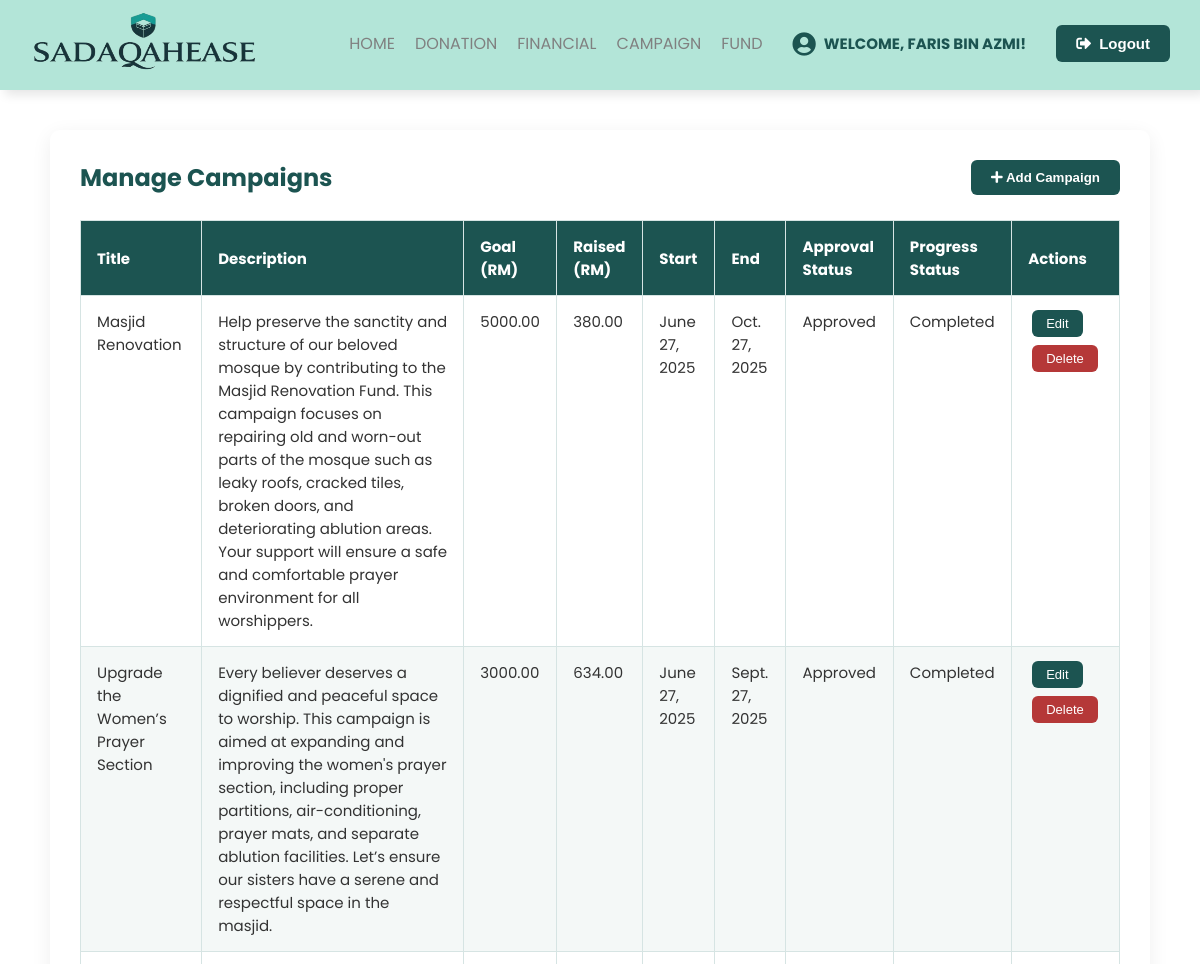
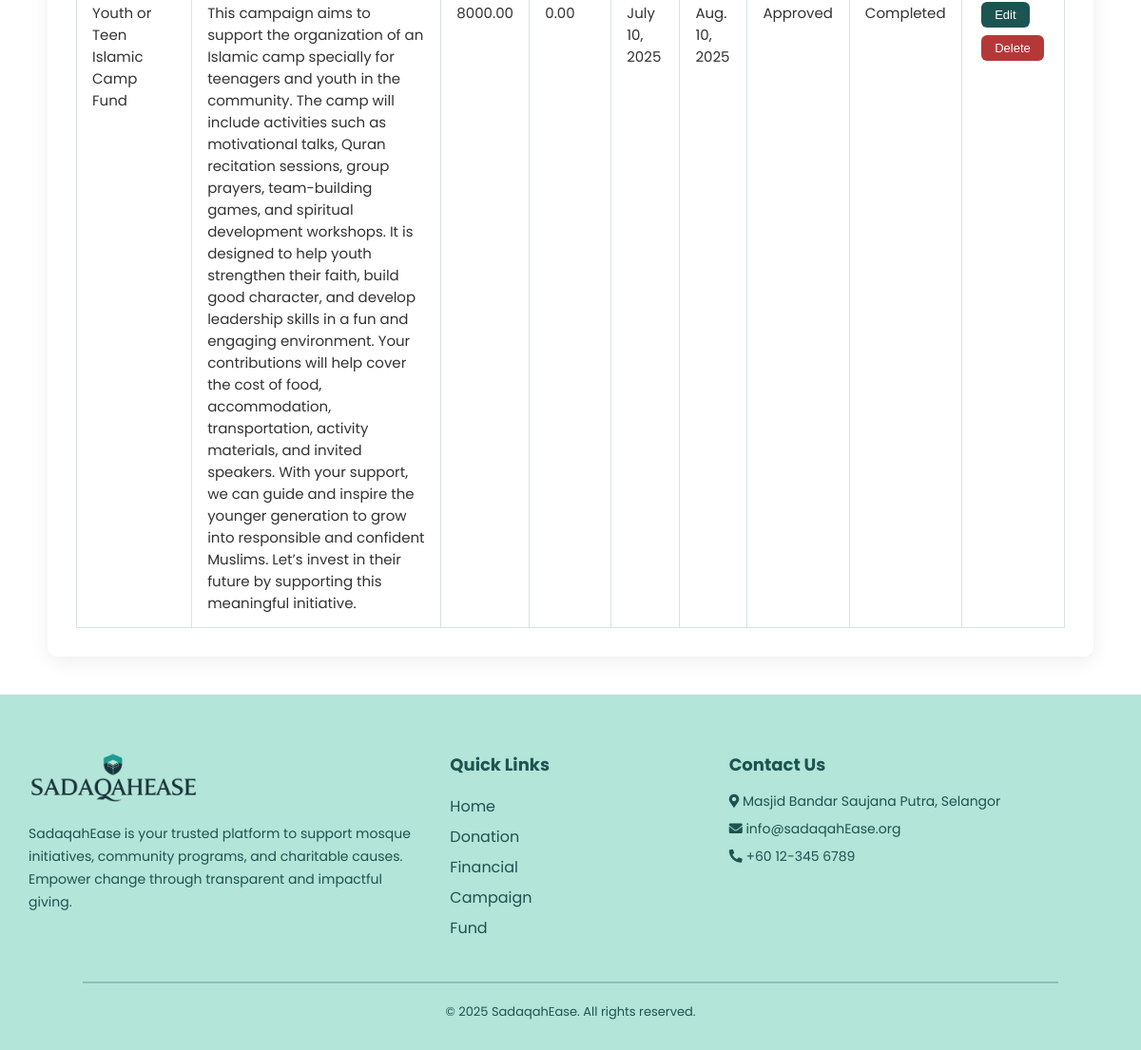
The app's page /treasurer/campaigns/ (signed in) with its own data (2 pictures, top to bottom).
### SadaqahEase/models.py (models this page shows, shortened)
class Treasurer(models.Model):
    treasurerid = models.CharField(max_length=6, primary_key=True)
    name = models.CharField(max_length=100)
    email = models.EmailField()
    password = models.CharField(max_length=100)

class Campaign(models.Model):
    campaignid = models.CharField(max_length=6, primary_key=True)
    title = models.CharField(max_length=50)
    description = models.TextField(max_length=2000)
    goal_amount = models.DecimalField(max_digits=10, decimal_places=2)
    current_amount = models.DecimalField(max_digits=10, decimal_places=2, default=0)
    start_date = models.DateField()
    end_date = models.DateField()
    campaignimage = models.ImageField(upload_to='campaign_images/', null=True, blank=True)
    STATUS_CHOICES = [
        ('Pending', 'Pending'),
        ('Approved', 'Approved'),
        ('Rejected', 'Rejected'),
    ]
    status = models.CharField(max_length=10, choices=STATUS_CHOICES, default='Pending')

### SadaqahEase/views.py (the view)
# urls.py: path('treasurer/campaigns/', views.manage_campaigns, name='manage_campaigns'),
def manage_campaigns(request):
    treasurer_id = request.session.get('treasurer_id')
    if not treasurer_id:
        return redirect('login_admin')
    treasurer = get_object_or_404(Treasurer, treasurerid=treasurer_id)
    campaigns = Campaign.objects.all()
    today = date.today()
    for campaign in campaigns:
        campaign.approval_status = campaign.status
        if campaign.status == 'Approved':
            if campaign.end_date < today or campaign.current_amount >= campaign.goal_amount:
                campaign.progress_status = 'Completed'
            elif campaign.start_date <= today <= campaign.end_date:
                campaign.progress_status = 'Ongoing'
            elif campaign.start_date > today:
                campaign.progress_status = 'Upcoming'
            else:
                campaign.progress_status = '-'
        else:
            campaign.progress_status = '-'
    return render(request, 'managecampaign.html', {
        'treasurer': treasurer,
        'campaigns': campaigns
    })

### SadaqahEase/templates/managecampaign.html (shortened to what this page needs)
{% load static %}
<!DOCTYPE html>
<html lang="en">
<head>
  <link rel="stylesheet" href="https://cdnjs.cloudflare.com/ajax/libs/font-awesome/5.14.0/css/all.min.css">
</head>
<body>
<header>
  <div class="content flex_space">
    <div class="logo">
      <img src="{% static 'Sadaqahlogo.png' %}" alt="SadaqahEase Logo">
    </div>
    <div class="navbar">
      <ul id="menulist">
        <li><a href="{% url 'treasurer_mainpage' %}">Home</a></li>
        <li><a href="{% url 'record_donation_page' %}">Donation</a></li>
        <li><a href="{% url 'financial_page' %}">Financial</a></li>
        <li><a href="{% url 'manage_campaigns' %}">Campaign</a></li>
        <li><a href="{% url 'allocate_fund_page' %}">Fund</a></li>
        <li>
          <div class="welcome-message">
            <i class="fas fa-user-circle"></i>
            Welcome, {{ treasurer.name }}!
          </div>
        </li>
        <li>
          <form method="post" action="{% url 'logout' %}">
            <button type="submit" class="primary_btn">
              <i class="fas fa-sign-out-alt"></i> Logout
            </button>
          </form>
        </li>
      </ul>
    </div>
  </div>
</header>
<div class="campaign-container">
    <div class="campaign-header">
      <h2>Manage Campaigns</h2>
      <a href="{% url 'add_campaign' %}">
        <button class="add-btn"><i class="fas fa-plus"></i> Add Campaign</button>
      </a>
    </div>
    <table>
      <thead>
        <tr>
          <th>Title</th>
          <th>Description</th>
          <th>Goal (RM)</th>
          <th>Raised (RM)</th>
          <th>Start</th>
          <th>End</th>
          <th>Approval Status</th>
          <th>Progress Status</th>
          <th>Actions</th>
        </tr>
      </thead>
      <tbody>
        {% for campaign in campaigns %}
        <tr>
          <td>{{ campaign.title }}</td>
          <td>{{ campaign.description }}</td>
          <td>{{ campaign.goal_amount }}</td>
          <td>{{ campaign.current_amount }}</td>
          <td>{{ campaign.start_date }}</td>
          <td>{{ campaign.end_date }}</td>
          <td>{{ campaign.status }}</td>
          <td>{{ campaign.progress_status }}</td>
          <td>
            <a href="{% url 'edit_campaign' campaign.campaignid %}">
              <button class="action-btn edit-btn">Edit</button>
            </a>
            <form action="{% url 'delete_campaign' campaign.campaignid %}" method="POST" style="display:inline;">
              <button type="submit" class="action-btn delete-btn" onclick="return confirm('Are you sure you want to delete this campaign?');">Delete</button>
            </form>
          </td>
        </tr>
        {% empty %}
        <tr><td colspan="7">No campaigns found.</td></tr>
        {% endfor %}
      </tbody>
    </table>
  </div>
<footer  id="contact-section" style="background: rgb(179, 229, 216); color: #1c5451; padding: 60px 30px 30px;">
  <div style="display: flex; flex-wrap: wrap; justify-content: space-between; align-items: flex-start; gap: 40px; max-width: 1200px; margin: auto;">
    <div style="flex: 1 1 300px;">
      <img src="{% static 'Sadaqahlogo.png' %}" alt="SadaqahEase Logo" style="width: 180px; margin-bottom: 15px;">
      <p style="line-height: 1.7; font-size: 14px; color: #1c5451;">
        SadaqahEase is your trusted platform to support mosque initiatives, community programs, and charitable causes.
        Empower change through transparent and impactful giving.
      </p>
    </div>
    <div style="flex: 1 1 150px;">
      <h3 style="margin-bottom: 15px; font-size: 18px; color: #1c5451;">Quick Links</h3>
      <ul style="list-style: none; padding: 0; line-height: 2;">
        <li><a href="{% url 'treasurer_mainpage' %}"style="color: #1c5451; text-decoration: none;">Home</a></li>
        <li><a href="{% url 'record_donation_page' %}"style="color: #1c5451; text-decoration: none;">Donation</a></li>
        <li><a href="{% url 'financial_page' %}"style="color: #1c5451; text-decoration: none;">Financial</a></li>
        <li><a href="{% url 'manage_campaigns' %}"style="color: #1c5451; text-decoration: none;">Campaign</a></li>
        <li><a href="{% url 'allocate_fund_page' %}"style="color: #1c5451; text-decoration: none;">Fund</a></li>
      </ul>
    </div>
    <div style="flex: 1 1 300px;">
      <h3 style="margin-bottom: 15px; font-size: 18px; color: #1c5451;">Contact Us</h3>
      <p style="font-size: 14px; margin-bottom: 8px;"><i class="fas fa-map-marker-alt"></i> Masjid Bandar Saujana Putra, Selangor</p>
      <p style="font-size: 14px; margin-bottom: 8px;"><i class="fas fa-envelope"></i> info@sadaqahEase.org</p>
      <p style="font-size: 14px;"><i class="fas fa-phone-alt"></i> +60 12-345 6789</p>
    </div>
  </div>
  <hr style="margin: 40px auto 20px; border-color: rgba(28, 84, 81, 0.2); width: 90%;">
  <p style="text-align: center; font-size: 13px; color: #1c5451;">&copy; 2025 SadaqahEase. All rights reserved.</p>
</footer>
</body>
</html>

### SadaqahEase/templates/managecampaign.html (style rules this page uses)
* { padding: 0; margin: 0; box-sizing: border-box; }
body { font-family: "Poppins", sans-serif; background-color: #fff; }
header a { text-decoration: none; }
li { list-style: none; }
.flex_space { display: flex; justify-content: space-between; align-items: center; }
button { border: none; background: none; transition: 0.5s; cursor: pointer; }
.primary_btn { padding: 10px 20px; background: #1c5451; font-weight: bold; color: white; border-radius: 6px; display: flex; align-items: center; justify-content: center; font-size: 15px; gap: 8px; }
.welcome-message { display: flex; align-items: center; gap: 8px; color: #1c5451; font-weight: bold; font-size: 15px; padding: 10px; }
.welcome-message i { font-size: 24px; transition: transform 0.3s ease, color 0.3s ease; }
header { height: 90px; padding: 0 20px; position: sticky; top: 0; z-index: 1000; background: rgb(179, 229, 216); box-shadow: 5px 5px 10px rgba(0, 0, 0, 0.1); }
header img { padding: 10px; width: 250px; height: 80px; }
header ul { display: flex; align-items: center; }
header ul li { margin: 0 10px; text-transform: uppercase; }
header ul li a { color: grey; transition: 0.3s; }
.campaign-container { max-width: 1100px; margin: 40px auto; background: white; padding: 30px; border-radius: 10px; box-shadow: 0 5px 20px rgba(0, 0, 0, 0.07); }
.campaign-header { display: flex; justify-content: space-between; align-items: center; margin-bottom: 25px; }
.campaign-header h2 { color: #1c5451; font-size: 24px; }
.add-btn { background: #1c5451; color: white; padding: 10px 20px; border: none; border-radius: 6px; font-weight: bold; cursor: pointer; transition: background 0.3s; }
table { width: 100%; border-collapse: collapse; margin-top: 10px; font-size: 15px; }
th, td { padding: 14px 16px; border: 1px solid #d6e4e3; text-align: left; }
th { background-color: #1c5451; color: white; }
tr:nth-child(even) { background-color: #f4f8f7; }
td { vertical-align: top; color: #333; }
.action-btn { padding: 6px 14px; border-radius: 6px; color: #fff; font-size: 13px; margin: 0 4px; text-decoration: none; display: inline-block; transition: background-color 0.3s ease; }
.edit-btn { background-color: #1c5451; margin-bottom: 8px; }
.delete-btn { background-color: #b53838; }

### records on screen
Treasurer: name "FARIS BIN AZMI"
Campaign: title "Masjid Renovation", description "Help preserve the sanctity and structure of our beloved mosque by contributing to the Masjid Renovation Fund. This campaign focuses on repairing old and worn-out parts of the mosque such as leaky roofs, cracked tiles, broken doors, and deteriorating ablution areas. Your support will ensure a safe and comfortable prayer environment for all worshippers.", goal_amount "5000.00", current_amount "380.00", start_date "June 27, 2025", end_date "Oct. 27, 2025", status "Approved", progress_status "Completed"
Campaign: title "Upgrade the Women’s Prayer Section", description "Every believer deserves a dignified and peaceful space to worship. This campaign is aimed at expanding and improving the women's prayer section, including proper partitions, air-conditioning, prayer mats, and separate ablution facilities. Let’s ensure our sisters have a serene and respectful space in the masjid.", goal_amount "3000.00", current_amount "634.00", start_date "June 27, 2025", end_date "Sept. 27, 2025", status "Approved", progress_status "Completed"
Campaign: title "Youth or Teen Islamic Camp Fund", description "This campaign aims to support the organization of an Islamic camp specially for teenagers and youth in the community. The camp will include activities such as motivational talks, Quran recitation sessions, group prayers, team-building games, and spiritual development workshops. It is designed to help youth strengthen their faith, build good character, and develop leadership skills in a fun and engaging environment. Your contributions will help cover the cost of food, accommodation, transportation, activity materials, and invited speakers. With your support, we can guide and inspire the younger generation to grow into responsible and confident Muslims. Let’s invest in their future by…", goal_amount "8000.00", current_amount "0.00", start_date "July 10, 2025", end_date "Aug. 10, 2025", status "Approved", progress_status "Completed"
